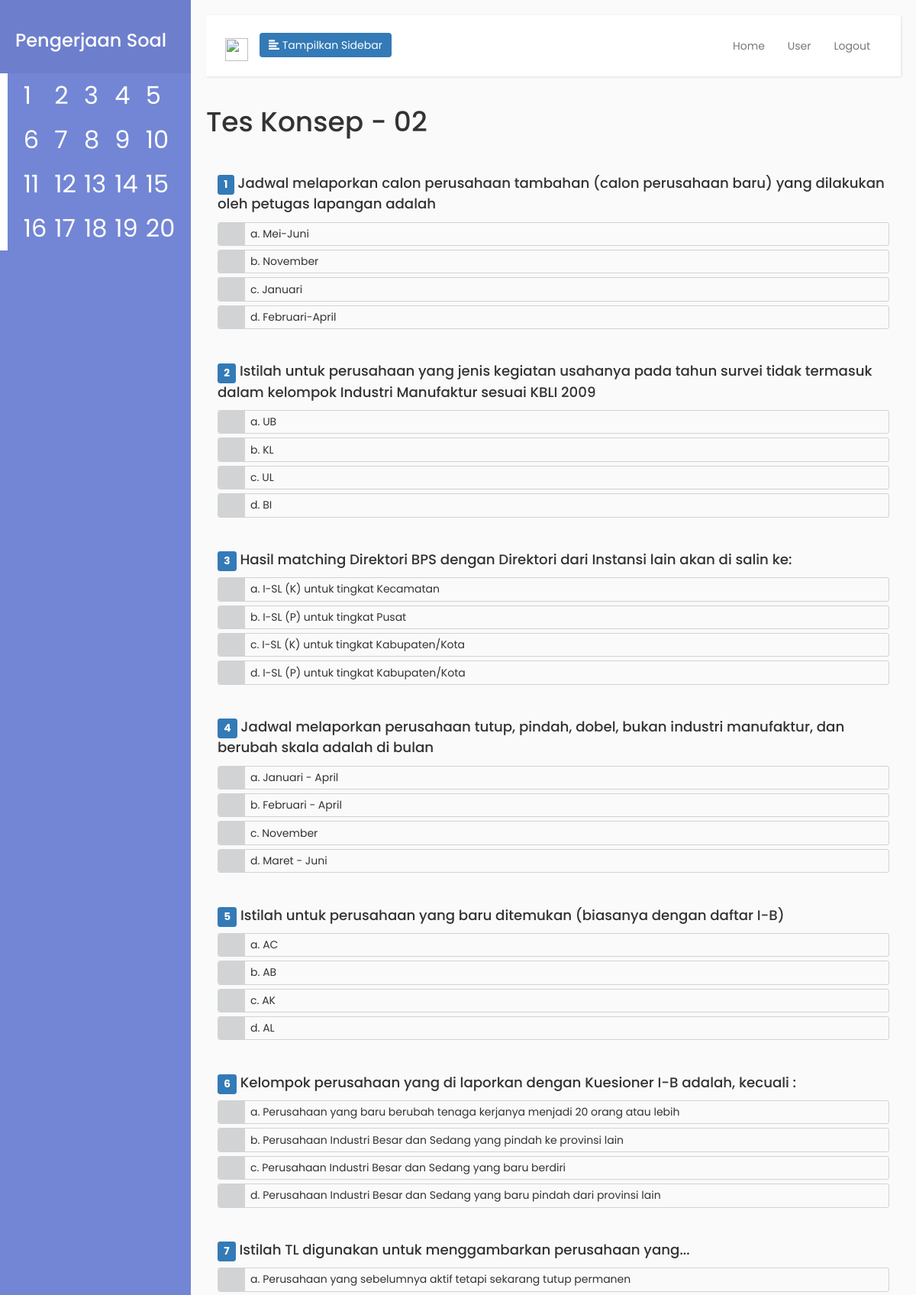
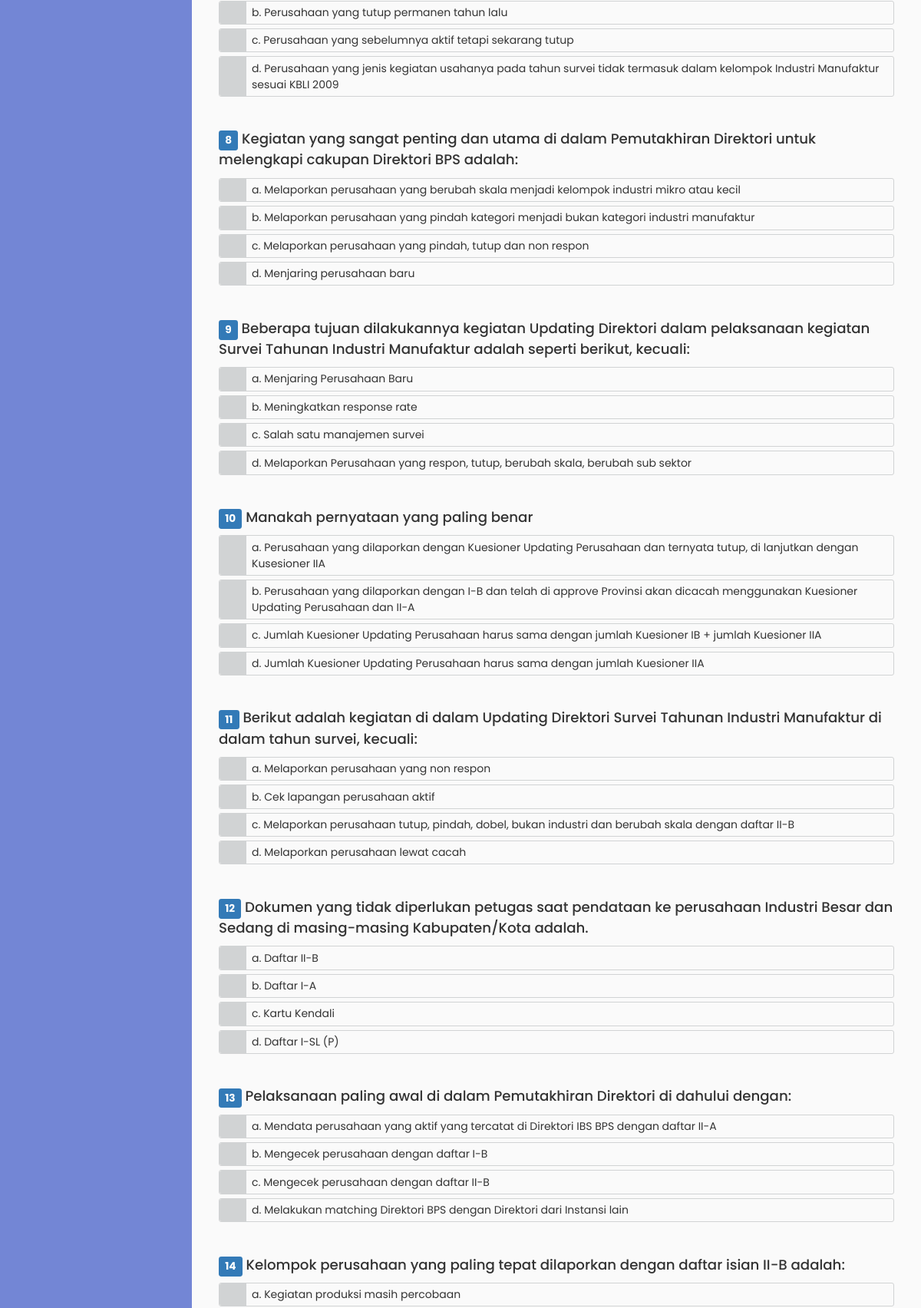
Page /test.php (signed in, upper part) on the committed database (2 pictures, top to bottom).
### tables this page shows
CREATE TABLE `pertayaantes` (
  `id` int(11) NOT NULL,
  `id_konsep` int(11) NOT NULL,
  `id_topik` int(11) NOT NULL,
  `id_test` int(11) NOT NULL,
  `id_question` int(11) NOT NULL,
  `weight` int(11) NOT NULL,
  `question` varchar(471) NOT NULL,
  `correct` varchar(161) NOT NULL,
  `A` varchar(176) NOT NULL,
  `B` varchar(178) DEFAULT NULL,
  `C` varchar(145) DEFAULT NULL,
  `D` varchar(161) DEFAULT NULL
);

### load_questions.php (the view, shortened to what this page needs)
<link href="css/radio_button_questions.css" rel="stylesheet" >
<form action="scoring.php" method="post" name="pertayaantes" id="pertayaantes">
<div class="col-md-12">
<?php
    $current_konsep = $_SESSION['konsep_aktif'];
    $query = "SELECT id_konsep, id_topik, id_test, id_question, weight, question, correct, A, B, C, D FROM " . $test_type;
    $result = $con->query($query);
    $rows = array();
    while($row = $result->fetch(PDO::FETCH_NUM)) {
        $row_konsep = $row[0];
        if ( ($test_type == 'pertayaantes' && $row_konsep == $current_konsep) || $test_type == 'pretest') {
            array_push($rows, $row);
        }
    }
    shuffle($rows);
    $num = 0;
    $letters = array('a','b', 'c', 'd');
    foreach ($rows as $row) {
        $id_test = ($row[2] < 10 ? '0'.$row[2] : $row[2]);
        $id_question = ($row[2] < 10 ? '0'.$row[3] : $row[3]);
        echo ('
        <h5 class="question" id="question-'.$id_test.$id_question.'">'. '<span class="label label-primary">'.++$num.'</span> ' . $row[5].'</h5>
        ');
        $answers = [$row[7], $row[8], $row[9], $row[10]];
        shuffle($answers);
        $j = 0;
        echo ('<div class="funkyradio">');
        foreach ($answers as $answer) {
            echo ('
            <div class="funkyradio-primary">
            <input type="radio" name="q-'.$id_test.$id_question.'" class="q-'.$id_test.$id_question.'" id="q-'.$id_test.$id_question.'-'.$letters[$j].'" value="'.$answer.'" />
            <label for="q-'.$id_test.$id_question.'-'.$letters[$j].'">'.$letters[$j].'. '.$answer.'</label>
            </div>
            ');
            $j++;
        }
        echo ('</div>');
    }
?>
</div>
</form>

### test.php (shortened to what this page needs)
<?php
    require('blog_connect.php');
    $test_type = 'pertayaantes';
?>
<html !DOCTYPE>
    <?php
        require('head.php');
    ?>
    <body>
    <div class="wrapper">
        <?php
            include('sidebar_pretest.php');
        ?>
        <div id="content">
            <?php
                include('navbar.php');
                echo "<h1>Tes Konsep - " . $_SESSION['konsep_aktif'] . "</h1>";
                include('load_questions.php');
            ?>
        </div>
    </div>
    </body>
</html>

### head.php (shortened to what this page needs)
<head>
    <link rel="stylesheet" href="https://maxcdn.bootstrapcdn.com/bootstrap/3.3.7/css/bootstrap.min.css">
    <link rel="stylesheet" href="https://cdnjs.cloudflare.com/ajax/libs/bootstrap-datepicker/1.4.1/css/bootstrap-datepicker3.css">
    <link rel="stylesheet" href="css/main.css">
    <link rel="stylesheet" href="css/sidebar.css">
</head>

### sidebar_pretest.php
<nav id="sidebar" class="sidebar">
    <div class="sidebar-header">
        <h3>Pengerjaan Soal</h3>
    </div>
    <div id="sidebar-pretest">
    </div>
</nav>

### navbar.php
<nav class="navbar navbar-default">
    <div class="container-fluid">
        <div class="navbar-header">
            <button type="button" id="sidebarCollapse" class="btn btn-primary navbar-btn">
                <i class="glyphicon glyphicon-align-left"></i>
                <span>Tampilkan Sidebar</span>
            </button>
            <a class="navbar-brand" href="index.php">
                <img src="logo.png" width="30" height="30" alt="">
            </a>
        </div>
        <div class="collapse navbar-collapse" id="bs-example-navbar-collapse-1">
            <ul class="nav navbar-nav navbar-right">
                <li>
                    <a href="index.php">Home</a>
                </li>
                <li>
                    <a href="profile.php">User</a>
                </li>
                <li>
                    <a href="logout.php">Logout</a>
                </li>
            </ul>
        </div>
    </div>
</nav>

### css/sidebar.css (style rules this page uses)
body { font-family: 'Poppins', sans-serif; background: #fafafa; }
a, a:hover, a:focus { color: inherit; text-decoration: none; transition: all 0.3s; }
.navbar { padding: 15px 10px; background: #fff; border: none; border-radius: 0; margin-bottom: 40px; box-shadow: 1px 1px 3px rgba(0, 0, 0, 0.1); }
.navbar-btn { box-shadow: none; outline: none !important; border: none; }
.wrapper { display: flex; align-items: stretch; }
#sidebar { min-width: 250px; max-width: 250px; background: #7386D5; color: #fff; transition: all 0.3s; }
#sidebar .sidebar-header { padding: 20px; background: #6d7fcc; }
#content { padding: 20px; min-height: 100vh; transition: all 0.3s; }

### css/radio_button_questions.css (style rules this page uses)
.question { line-height: 1.5em; font-size: 1.3em; margin-top:2em; }
.funkyradio label { width: 100%; border-radius: 3px; border: 1px solid #D1D3D4; font-weight: normal; line-height: 1.5em; }
.funkyradio input[type="radio"]:empty~label, .funkyradio input[type="checkbox"]:empty~label { position: relative; padding: 0.3em; margin-top: 0em; cursor: pointer; -webkit-user-select: none; -moz-user-select: none; -ms-user-select: none; user-select: none; padding-left: 3em; }
.funkyradio input[type="radio"]:empty~label:before, .funkyradio input[type="checkbox"]:empty~label:before { position: absolute; display: block; top: 0; bottom: 0; left: 0; content: ''; width: 2.5em; background: #D1D3D4; border-radius: 3px 0 0 3px; }

### rows in the picture
pertayaantes: question "Jadwal melaporkan calon perusahaan tambahan (calon perusahaan baru) yang dilakukan oleh petugas lapangan adalah", j "a", B "Mei-Juni", j "b", D "November", j "c", A "Januari", j "d", answer "Februari-April"
pertayaantes: question "Istilah untuk perusahaan yang jenis kegiatan usahanya pada tahun survei tidak termasuk dalam kelompok Industri Manufaktur sesuai KBLI 2009", j "a", B "UB", j "b", C "KL", j "c", A "UL", j "d", answer "BI"
pertayaantes: question "Hasil matching Direktori BPS dengan Direktori dari Instansi lain akan di salin ke:", j "a", D "I-SL (K) untuk tingkat Kecamatan", j "b", B "I-SL (P) untuk tingkat Pusat", j "c", answer "I-SL (K) untuk tingkat Kabupaten/Kota", j "d", A "I-SL (P) untuk tingkat Kabupaten/Kota"
pertayaantes: question "Jadwal melaporkan perusahaan tutup, pindah, dobel, bukan industri manufaktur, dan berubah skala adalah di bulan", j "a", answer "Januari - April", j "b", answer "Februari - April", j "c", answer "November", j "d", answer "Maret - Juni"
pertayaantes: question "Istilah untuk perusahaan yang baru ditemukan (biasanya dengan daftar I-B)", j "a", C "AC", j "b", answer "AB", j "c", D "AK", j "d", A "AL"
pertayaantes: question "Kelompok perusahaan yang di laporkan dengan Kuesioner I-B adalah, kecuali :", j "a", D "Perusahaan yang baru berubah tenaga kerjanya menjadi 20 orang atau lebih", j "b", answer "Perusahaan Industri Besar dan Sedang yang pindah ke provinsi lain", j "c", A "Perusahaan Industri Besar dan Sedang yang baru berdiri", j "d", B "Perusahaan Industri Besar dan Sedang yang baru pindah dari provinsi lain"
pertayaantes: question "Istilah TL digunakan untuk menggambarkan perusahaan yang...", j "a", B "Perusahaan yang sebelumnya aktif tetapi sekarang tutup permanen", j "b", answer "Perusahaan yang tutup permanen tahun lalu", j "c", C "Perusahaan yang sebelumnya aktif tetapi sekarang tutup", j "d", D "Perusahaan yang jenis kegiatan usahanya pada tahun survei tidak termasuk dalam kelompok Industri Manufaktur sesuai KBLI 2009"
pertayaantes: question "Kegiatan yang sangat penting dan utama di dalam Pemutakhiran Direktori untuk melengkapi cakupan Direktori BPS adalah:", j "a", B "Melaporkan perusahaan yang berubah skala menjadi kelompok industri mikro atau kecil", j "b", A "Melaporkan perusahaan yang pindah kategori menjadi bukan kategori industri manufaktur", j "c", C "Melaporkan perusahaan yang pindah, tutup dan non respon", j "d", answer "Menjaring perusahaan baru"
pertayaantes: question "Beberapa tujuan dilakukannya kegiatan Updating Direktori dalam pelaksanaan kegiatan Survei Tahunan Industri Manufaktur adalah seperti berikut, kecuali:", j "a", A "Menjaring Perusahaan Baru", j "b", answer "Meningkatkan response rate", j "c", D "Salah satu manajemen survei", j "d", C "Melaporkan Perusahaan yang respon, tutup, berubah skala, berubah sub sektor"
pertayaantes: question "Manakah pernyataan yang paling benar", j "a", B "Perusahaan yang dilaporkan dengan Kuesioner Updating Perusahaan dan ternyata tutup, di lanjutkan dengan Kusesioner IIA", j "b", answer "Perusahaan yang dilaporkan dengan I-B dan telah di approve Provinsi akan dicacah menggunakan Kuesioner Updating Perusahaan dan II-A", j "c", D "Jumlah Kuesioner Updating Perusahaan harus sama dengan jumlah Kuesioner IB + jumlah Kuesioner IIA", j "d", C "Jumlah Kuesioner Updating Perusahaan harus sama dengan jumlah Kuesioner IIA"
pertayaantes: question "Berikut adalah kegiatan di dalam Updating Direktori Survei Tahunan Industri Manufaktur di dalam tahun survei, kecuali:", j "a", D "Melaporkan perusahaan yang non respon", j "b", B "Cek lapangan perusahaan aktif", j "c", A "Melaporkan perusahaan tutup, pindah, dobel, bukan industri dan berubah skala dengan daftar II-B", j "d", answer "Melaporkan perusahaan lewat cacah"
pertayaantes: question "Dokumen yang tidak diperlukan petugas saat pendataan ke perusahaan Industri Besar dan Sedang di masing-masing Kabupaten/Kota adalah.", j "a", B "Daftar II-B", j "b", C "Daftar I-A", j "c", A "Kartu Kendali", j "d", answer "Daftar I-SL (P)"
pertayaantes: question "Pelaksanaan paling awal di dalam Pemutakhiran Direktori di dahului dengan:", j "a", A "Mendata perusahaan yang aktif yang tercatat di Direktori IBS BPS dengan daftar II-A", j "b", B "Mengecek perusahaan dengan daftar I-B", j "c", C "Mengecek perusahaan dengan daftar II-B", j "d", answer "Melakukan matching Direktori BPS dengan Direktori dari Instansi lain"
pertayaantes: question "Kelompok perusahaan yang paling tepat dilaporkan dengan daftar isian II-B adalah:", j "a", B "Kegiatan produksi masih percobaan"

### other values in the picture
$_SESSION['konsep_aktif'] "02"
